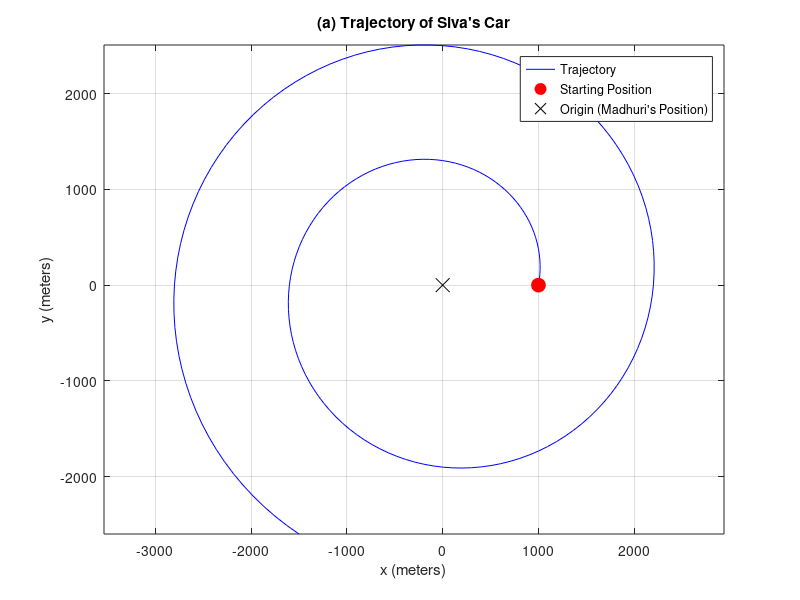

Recreate this plot in MATLAB.
clc; clear; close all;

vr = 10;           % radial vel
vtheta = 3;        % angular vel
vtheta_rad = vtheta * pi/180;  
T = 200;           % total time
initial_pos = [1000, 0];  % initial pos

% one point per second
t = 0:1:T;

% position arrays
x = zeros(size(t));
y = zeros(size(t));

% initial position
x(1) = initial_pos(1);
y(1) = initial_pos(2);

% trajectory calc
for i = 2:length(t)
    % current radius and angle
    r_prev = sqrt(x(i-1)^2 + y(i-1)^2);
    theta_prev = atan2(y(i-1), x(i-1));
    
    % Update 
    r_new = r_prev + vr;  
    theta_new = theta_prev + vtheta_rad;  
    
    % Cartesian coordinates
    x(i) = r_new * cos(theta_new);
    y(i) = r_new * sin(theta_new);
end

% Plot the trajectory
figure;
plot(x, y, 'b-');
hold on;
plot(x(1), y(1), 'ro', 'MarkerSize', 10, 'MarkerFaceColor', 'r');  % start point
plot(0, 0, 'kx', 'MarkerSize', 10);  % Origin: Madhuri's position
grid on;
xlabel('x (meters)');
ylabel('y (meters)');
title('(a) Trajectory of Siva''s Car');
legend('Trajectory', 'Starting Position', 'Origin (Madhuri''s Position)');
axis equal; 